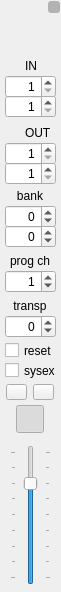
<?xml version="1.0" encoding="UTF-8"?>
<ui version="4.0">
 <class>ElementStrip</class>
 <widget class="QWidget" name="ElementStrip">
  <property name="geometry">
   <rect>
    <x>0</x>
    <y>0</y>
    <width>61</width>
    <height>592</height>
   </rect>
  </property>
  <property name="windowTitle">
   <string>Form</string>
  </property>
  <widget class="QWidget" name="verticalLayoutWidget_99">
   <property name="geometry">
    <rect>
     <x>8</x>
     <y>60</y>
     <width>10</width>
     <height>10</height>
    </rect>
   </property>
   <layout class="QVBoxLayout" name="layoutInLed"/>
  </widget>
  <widget class="QPushButton" name="buttonEnable">
   <property name="geometry">
    <rect>
     <x>16</x>
     <y>405</y>
     <width>28</width>
     <height>28</height>
    </rect>
   </property>
   <property name="toolTip">
    <string>Element main on/off switch.</string>
   </property>
   <property name="text">
    <string/>
   </property>
   <property name="icon">
    <iconset resource="resources.qrc">
     <normaloff>:/images/element_off.png</normaloff>
     <normalon>:/images/element_on.png</normalon>:/images/element_off.png</iconset>
   </property>
   <property name="iconSize">
    <size>
     <width>28</width>
     <height>28</height>
    </size>
   </property>
   <property name="checkable">
    <bool>true</bool>
   </property>
   <property name="checked">
    <bool>true</bool>
   </property>
  </widget>
  <widget class="QSlider" name="vsVolume">
   <property name="geometry">
    <rect>
     <x>10</x>
     <y>445</y>
     <width>41</width>
     <height>140</height>
    </rect>
   </property>
   <property name="toolTip">
    <string>set initial volume value</string>
   </property>
   <property name="styleSheet">
    <string notr="true">background-image: url(:/images/slider_v.png); background-repeat: no-repeat; background-position:center; </string>
   </property>
   <property name="maximum">
    <number>127</number>
   </property>
   <property name="pageStep">
    <number>8</number>
   </property>
   <property name="value">
    <number>96</number>
   </property>
   <property name="sliderPosition">
    <number>96</number>
   </property>
   <property name="orientation">
    <enum>Qt::Vertical</enum>
   </property>
   <property name="invertedAppearance">
    <bool>false</bool>
   </property>
   <property name="invertedControls">
    <bool>false</bool>
   </property>
   <property name="tickPosition">
    <enum>QSlider::TicksBothSides</enum>
   </property>
   <property name="tickInterval">
    <number>16</number>
   </property>
  </widget>
  <widget class="QSpinBox" name="sbSlotIn">
   <property name="geometry">
    <rect>
     <x>5</x>
     <y>75</y>
     <width>51</width>
     <height>23</height>
    </rect>
   </property>
   <property name="alignment">
    <set>Qt::AlignRight|Qt::AlignTrailing|Qt::AlignVCenter</set>
   </property>
   <property name="minimum">
    <number>1</number>
   </property>
   <property name="maximum">
    <number>4</number>
   </property>
   <property name="value">
    <number>1</number>
   </property>
  </widget>
  <widget class="QLabel" name="labelIn">
   <property name="geometry">
    <rect>
     <x>25</x>
     <y>58</y>
     <width>26</width>
     <height>16</height>
    </rect>
   </property>
   <property name="text">
    <string>IN</string>
   </property>
  </widget>
  <widget class="QSpinBox" name="sbMidiIn">
   <property name="geometry">
    <rect>
     <x>5</x>
     <y>95</y>
     <width>51</width>
     <height>23</height>
    </rect>
   </property>
   <property name="alignment">
    <set>Qt::AlignRight|Qt::AlignTrailing|Qt::AlignVCenter</set>
   </property>
   <property name="minimum">
    <number>1</number>
   </property>
   <property name="maximum">
    <number>16</number>
   </property>
   <property name="value">
    <number>1</number>
   </property>
  </widget>
  <widget class="QSpinBox" name="sbMidiOut">
   <property name="geometry">
    <rect>
     <x>5</x>
     <y>162</y>
     <width>51</width>
     <height>23</height>
    </rect>
   </property>
   <property name="alignment">
    <set>Qt::AlignRight|Qt::AlignTrailing|Qt::AlignVCenter</set>
   </property>
   <property name="minimum">
    <number>1</number>
   </property>
   <property name="maximum">
    <number>16</number>
   </property>
   <property name="value">
    <number>1</number>
   </property>
  </widget>
  <widget class="QWidget" name="verticalLayoutWidget_100">
   <property name="geometry">
    <rect>
     <x>8</x>
     <y>127</y>
     <width>10</width>
     <height>10</height>
    </rect>
   </property>
   <layout class="QVBoxLayout" name="layoutOutLed"/>
  </widget>
  <widget class="QSpinBox" name="sbSlotOut">
   <property name="geometry">
    <rect>
     <x>5</x>
     <y>142</y>
     <width>51</width>
     <height>23</height>
    </rect>
   </property>
   <property name="alignment">
    <set>Qt::AlignRight|Qt::AlignTrailing|Qt::AlignVCenter</set>
   </property>
   <property name="minimum">
    <number>1</number>
   </property>
   <property name="maximum">
    <number>4</number>
   </property>
   <property name="value">
    <number>1</number>
   </property>
  </widget>
  <widget class="QLabel" name="labelOut">
   <property name="geometry">
    <rect>
     <x>25</x>
     <y>125</y>
     <width>26</width>
     <height>16</height>
    </rect>
   </property>
   <property name="text">
    <string>OUT</string>
   </property>
  </widget>
  <widget class="QSpinBox" name="sbBankMsb">
   <property name="geometry">
    <rect>
     <x>5</x>
     <y>205</y>
     <width>51</width>
     <height>23</height>
    </rect>
   </property>
   <property name="wrapping">
    <bool>true</bool>
   </property>
   <property name="alignment">
    <set>Qt::AlignRight|Qt::AlignTrailing|Qt::AlignVCenter</set>
   </property>
   <property name="minimum">
    <number>0</number>
   </property>
   <property name="maximum">
    <number>127</number>
   </property>
   <property name="value">
    <number>0</number>
   </property>
  </widget>
  <widget class="QLabel" name="labelBank">
   <property name="geometry">
    <rect>
     <x>0</x>
     <y>188</y>
     <width>60</width>
     <height>16</height>
    </rect>
   </property>
   <property name="text">
    <string>bank</string>
   </property>
   <property name="alignment">
    <set>Qt::AlignCenter</set>
   </property>
  </widget>
  <widget class="QSpinBox" name="sbBankLsb">
   <property name="geometry">
    <rect>
     <x>5</x>
     <y>225</y>
     <width>51</width>
     <height>23</height>
    </rect>
   </property>
   <property name="wrapping">
    <bool>true</bool>
   </property>
   <property name="alignment">
    <set>Qt::AlignRight|Qt::AlignTrailing|Qt::AlignVCenter</set>
   </property>
   <property name="minimum">
    <number>0</number>
   </property>
   <property name="maximum">
    <number>127</number>
   </property>
   <property name="value">
    <number>0</number>
   </property>
  </widget>
  <widget class="QLabel" name="labelProgramChange">
   <property name="geometry">
    <rect>
     <x>0</x>
     <y>253</y>
     <width>60</width>
     <height>16</height>
    </rect>
   </property>
   <property name="text">
    <string>prog ch</string>
   </property>
   <property name="alignment">
    <set>Qt::AlignCenter</set>
   </property>
  </widget>
  <widget class="QSpinBox" name="sbProgramChange">
   <property name="geometry">
    <rect>
     <x>5</x>
     <y>270</y>
     <width>51</width>
     <height>23</height>
    </rect>
   </property>
   <property name="wrapping">
    <bool>true</bool>
   </property>
   <property name="alignment">
    <set>Qt::AlignRight|Qt::AlignTrailing|Qt::AlignVCenter</set>
   </property>
   <property name="minimum">
    <number>1</number>
   </property>
   <property name="maximum">
    <number>128</number>
   </property>
   <property name="value">
    <number>1</number>
   </property>
  </widget>
  <widget class="QSpinBox" name="sbTranspose">
   <property name="geometry">
    <rect>
     <x>5</x>
     <y>315</y>
     <width>51</width>
     <height>23</height>
    </rect>
   </property>
   <property name="alignment">
    <set>Qt::AlignRight|Qt::AlignTrailing|Qt::AlignVCenter</set>
   </property>
   <property name="minimum">
    <number>-120</number>
   </property>
   <property name="maximum">
    <number>120</number>
   </property>
   <property name="value">
    <number>0</number>
   </property>
  </widget>
  <widget class="QLabel" name="labelTranspose">
   <property name="geometry">
    <rect>
     <x>0</x>
     <y>298</y>
     <width>60</width>
     <height>16</height>
    </rect>
   </property>
   <property name="text">
    <string>transp</string>
   </property>
   <property name="alignment">
    <set>Qt::AlignCenter</set>
   </property>
  </widget>
  <widget class="QPushButton" name="buttonSave">
   <property name="geometry">
    <rect>
     <x>33</x>
     <y>384</y>
     <width>21</width>
     <height>16</height>
    </rect>
   </property>
   <property name="toolTip">
    <string>Save element</string>
   </property>
   <property name="text">
    <string/>
   </property>
   <property name="icon">
    <iconset resource="resources.qrc">
     <normaloff>:/images/save.png</normaloff>:/images/save.png</iconset>
   </property>
   <property name="iconSize">
    <size>
     <width>28</width>
     <height>28</height>
    </size>
   </property>
   <property name="checked">
    <bool>false</bool>
   </property>
  </widget>
  <widget class="QPushButton" name="buttonRevert">
   <property name="geometry">
    <rect>
     <x>6</x>
     <y>384</y>
     <width>21</width>
     <height>16</height>
    </rect>
   </property>
   <property name="toolTip">
    <string>Revert element</string>
   </property>
   <property name="text">
    <string/>
   </property>
   <property name="icon">
    <iconset resource="resources.qrc">
     <normaloff>:/images/revert.png</normaloff>:/images/revert.png</iconset>
   </property>
   <property name="iconSize">
    <size>
     <width>28</width>
     <height>28</height>
    </size>
   </property>
   <property name="checked">
    <bool>false</bool>
   </property>
  </widget>
  <widget class="QCheckBox" name="cbReset">
   <property name="geometry">
    <rect>
     <x>5</x>
     <y>340</y>
     <width>88</width>
     <height>21</height>
    </rect>
   </property>
   <property name="text">
    <string>reset</string>
   </property>
  </widget>
  <widget class="QCheckBox" name="cbSysex">
   <property name="geometry">
    <rect>
     <x>5</x>
     <y>360</y>
     <width>88</width>
     <height>21</height>
    </rect>
   </property>
   <property name="text">
    <string>sysex</string>
   </property>
  </widget>
  <widget class="QPushButton" name="buttonRemove">
   <property name="geometry">
    <rect>
     <x>48</x>
     <y>1</y>
     <width>12</width>
     <height>12</height>
    </rect>
   </property>
   <property name="styleSheet">
    <string notr="true">background-color: rgba(0,0,0,64); border-radius:3px;</string>
   </property>
   <property name="text">
    <string/>
   </property>
   <property name="icon">
    <iconset resource="resources.qrc">
     <normaloff>:/images/button_remove.png</normaloff>:/images/button_remove.png</iconset>
   </property>
   <property name="iconSize">
    <size>
     <width>10</width>
     <height>10</height>
    </size>
   </property>
   <property name="flat">
    <bool>false</bool>
   </property>
  </widget>
  <widget class="QWidget" name="volumeBackground" native="true">
   <property name="geometry">
    <rect>
     <x>10</x>
     <y>445</y>
     <width>41</width>
     <height>140</height>
    </rect>
   </property>
  </widget>
  <widget class="QTextEdit" name="label">
   <property name="geometry">
    <rect>
     <x>0</x>
     <y>0</y>
     <width>61</width>
     <height>61</height>
    </rect>
   </property>
   <property name="styleSheet">
    <string notr="true">background-color: rgba(255, 255, 255, 0);</string>
   </property>
   <property name="frameShape">
    <enum>QFrame::NoFrame</enum>
   </property>
   <property name="lineWidth">
    <number>1</number>
   </property>
   <property name="midLineWidth">
    <number>0</number>
   </property>
   <property name="lineWrapMode">
    <enum>QTextEdit::WidgetWidth</enum>
   </property>
   <property name="lineWrapColumnOrWidth">
    <number>10</number>
   </property>
   <property name="readOnly">
    <bool>true</bool>
   </property>
   <property name="acceptRichText">
    <bool>false</bool>
   </property>
  </widget>
  <zorder>volumeBackground</zorder>
  <zorder>verticalLayoutWidget_99</zorder>
  <zorder>buttonEnable</zorder>
  <zorder>vsVolume</zorder>
  <zorder>sbSlotIn</zorder>
  <zorder>labelIn</zorder>
  <zorder>sbMidiIn</zorder>
  <zorder>sbMidiOut</zorder>
  <zorder>verticalLayoutWidget_100</zorder>
  <zorder>sbSlotOut</zorder>
  <zorder>labelOut</zorder>
  <zorder>sbBankMsb</zorder>
  <zorder>labelBank</zorder>
  <zorder>sbBankLsb</zorder>
  <zorder>labelProgramChange</zorder>
  <zorder>sbProgramChange</zorder>
  <zorder>sbTranspose</zorder>
  <zorder>labelTranspose</zorder>
  <zorder>buttonSave</zorder>
  <zorder>buttonRevert</zorder>
  <zorder>cbReset</zorder>
  <zorder>cbSysex</zorder>
  <zorder>buttonRemove</zorder>
  <zorder>label</zorder>
 </widget>
 <resources>
  <include location="resources.qrc"/>
 </resources>
 <connections/>
</ui>
